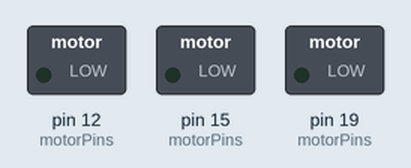
The sketch below on a simulated Arduino Uno, built with avr-gcc and run on an emulated ATmega328P. Shown: switched loads named in the sketch (green lamp = pin HIGH). Pins used as bus, display or sensor lines are not drawn.

Above: at 1.2 s.
At 2.9 s:
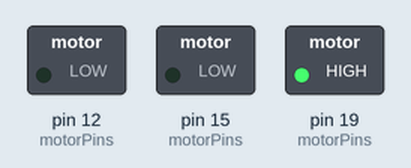
At 6.5 s:
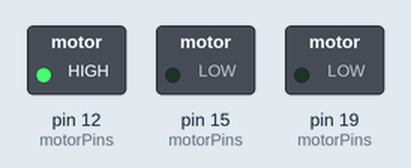
At 8.9 s:
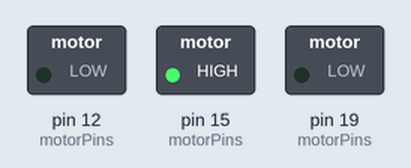
Timing chart, 0 to 12.5 s (numbered marks = the images above):
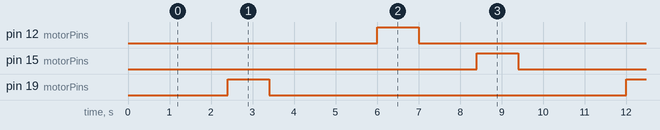

The sketch:

motor_test.ino
```cpp
// Front Right
#define FR_IN1 26
#define FR_IN2 25

// Front Left
#define FL_IN1 19
#define FL_IN2 27

// Rear Right
#define RR_IN1 23
#define RR_IN2 12

// Rear Left
#define RL_IN1 0
#define RL_IN2 15

int motorPins[8] = {
    FR_IN1, FR_IN2,
    FL_IN1, FL_IN2,
    RR_IN1, RR_IN2,
    RL_IN1, RL_IN2
};


void setup() {
    Serial.begin(115200);

    for (int i = 0; i < 8; i++) {
        pinMode(motorPins[i], OUTPUT);
        digitalWrite(motorPins[i], LOW);
    }
}

void loop() {
    for (int i = 0; i < 8; i += 2) {
        digitalWrite(motorPins[i], HIGH);
        digitalWrite(motorPins[i + 1], LOW);
        delay(1000);

        digitalWrite(motorPins[i], LOW);
        digitalWrite(motorPins[i + 1], LOW);
        delay(200);

        digitalWrite(motorPins[i], LOW);
        digitalWrite(motorPins[i + 1], HIGH);
        delay(1000);

        digitalWrite(motorPins[i], LOW);
        digitalWrite(motorPins[i + 1], LOW);
        delay(200);
    }
}
```

Measured:
- by itself, pin 12 (motorPins), pin 15 (motorPins), pin 19 (motorPins): alternates HIGH for 1.0 s and LOW for 8.6 s
- by itself, everything shown: repeats every 9.6 s, in 6 steps
